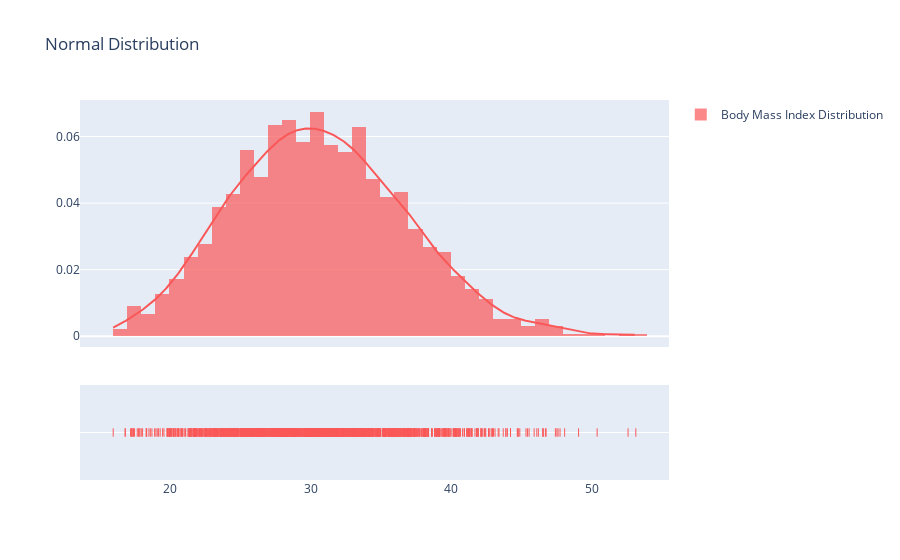

This figure's notebook cell:
### Code cell
bmi = [df["bmi"].values.tolist()]
group_labels = ['Body Mass Index Distribution']

colors = ['#FA5858']

fig = ff.create_distplot(bmi, group_labels, colors=colors)
# Add title
fig['layout'].update(title='Normal Distribution')

iplot(fig, filename='Basic Distplot')

### Figure 1 — Plotly figure (JSON) as saved in the notebook; plotly's stock layout.template omitted (floating-point values rounded to 4 significant figures; data arrays with more than 128 entries replaced by an {"elided": "..."} marker saying what was removed)
{"data": [{"autobinx": false, "histnorm": "probability density", "legendgroup": "Body Mass Index Distribution", "marker": {"color": "#FA5858"}, "name": "Body Mass Index Distribution", "opacity": 0.7, "type": "histogram", "x": {"elided": "1338 float values"}, "xaxis": "x", "xbins": {"end": 53.13, "size": 1, "start": 15.96}, "yaxis": "y"}, {"legendgroup": "Body Mass Index Distribution", "marker": {"color": "#FA5858"}, "mode": "lines", "name": "Body Mass Index Distribution", "showlegend": false, "type": "scatter", "x": {"elided": "500 float values"}, "xaxis": "x", "y": {"elided": "500 float values"}, "yaxis": "y"}, {"legendgroup": "Body Mass Index Distribution", "marker": {"color": "#FA5858", "symbol": "line-ns-open"}, "mode": "markers", "name": "Body Mass Index Distribution", "showlegend": false, "type": "scatter", "x": {"elided": "1338 float values"}, "xaxis": "x", "y": {"elided": "1338 str values"}, "yaxis": "y2"}], "layout": {"barmode": "overlay", "hovermode": "closest", "legend": {"traceorder": "reversed"}, "title": {"text": "Normal Distribution"}, "xaxis": {"anchor": "y2", "domain": [0, 1], "zeroline": false}, "yaxis": {"anchor": "free", "domain": [0.35, 1], "position": 0}, "yaxis2": {"anchor": "x", "domain": [0, 0.25], "dtick": 1, "showticklabels": false}}}
